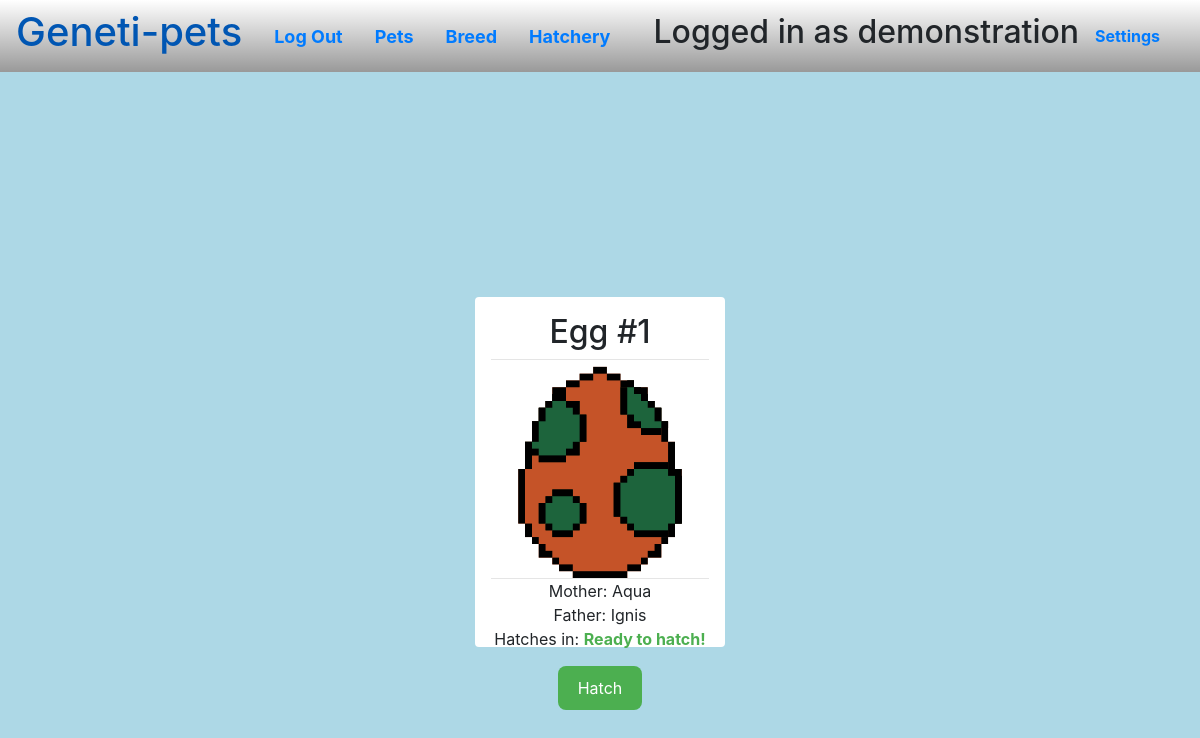
/hatchery (signed in), run on the app's committed database.
### gameui/models.py (models this page shows)
class User(AbstractUser):
    isPublic = models.BooleanField(default=False)

class Egg(models.Model):
    color1 = models.CharField(max_length=6,default='ffffff')
    color2 = models.CharField(max_length=6,default='ffffff')
    hatchDate = models.DateTimeField(default=datetime.datetime.now()+datetime.timedelta(3))
    mother = models.ForeignKey(Pet, related_name='egg_mother', on_delete=models.PROTECT, null=True)
    father = models.ForeignKey(Pet, related_name='egg_father', on_delete=models.PROTECT, null=True)
    master = models.ForeignKey(User, on_delete=models.CASCADE)
    determined_gender = models.BooleanField(null=True)  # True for male, False for female, None if not determined
    gender_determined_at = models.DateTimeField(null=True, blank=True)

class Pet(models.Model):
    name = models.CharField(max_length=32)
    genes = models.CharField(max_length=32)
    age = models.FloatField(default=0.0)
    master = models.ForeignKey(User, on_delete=models.CASCADE)
    gender = models.BooleanField(default=False)
    letterId = models.CharField(max_length=255)

### gameui/views.py (the view)
# urls.py: path("hatchery", views.hatcher, name='hatch'),
@login_required(login_url='login')
def hatcher(request:HttpRequest):
    eggs = Egg.objects.filter(master=request.user)
    return render(request, 'hatchery.html', {"eggs":eggs,'settings':get_settings(request.user)})

### gameui/util.py (called while the page is built)
def get_settings(user:User):
    qualityMap = ['_x1','_x4','_x8']
    try:
        profile = UserProfile.objects.get(user=user)
    except UserProfile.DoesNotExist:
        profile = UserProfile(quality=0,user=user)
        profile.save()
    settings = {}
    settings['quality'] = qualityMap[profile.quality]
    return settings

### gameui/templates/hatchery.html (shortened to what this page needs)
{% extends "layout.html" %}
{% load static %}
{% load custom_filters %}
{% block styles %}
<link rel="stylesheet" href="{% static 'gameui/eggView.css' %}">
{% endblock %}
{% block body %}
<div id="cardcontainer">
    {% for egg in eggs %}
    <div class="card">
        <div class="card-info">
            <div class="egg-details">
                <h2>Egg #{{ forloop.counter }}</h2>
            </div>
            <div class="imgholder">
                <div class="eggSecondary" style="--color: {{ egg.color2 }}"></div>
            </div>
            <hr>
            <div class="egg-info">
                {% if egg.mother %}
                <div class="parent-info">
                    <span class="label">Mother:</span>
                    <span class="value">{{ egg.mother.name }}</span>
                </div>
                {% endif %}
                {% if egg.father %}
                <div class="parent-info">
                    <span class="label">Father:</span>
                    <span class="value">{{ egg.father.name }}</span>
                </div>
                {% endif %}
                <div class="hatch-timer" data-egg-id="{{ egg.id }}">
                    <span class="label">Hatches in:</span>
                    <span class="value" data-hatchdate="{{ egg.hatchDate|date:'c' }}">
                    </span>
                    <div class="hatch-button-container"></div>
                </div>
            </div>
        </div>
    </div>
    {% endfor %}
</div>
{% endblock %}

### gameui/templates/layout.html (shortened to what this page needs)
{% load static %}
<html lang="en">
<head>
    <link rel="stylesheet" href="https://stackpath.bootstrapcdn.com/bootstrap/4.4.1/css/bootstrap.min.css">
    <link rel="stylesheet" href="{% static 'gameui/style.css' %}">
    {% block styles %}
    {% endblock %}
</head>
<body>
    <ul class="nav">
        <li class="nav-item">
            <a class="nav-link" href="{% url 'home' %}"><h1>Geneti-pets</h1></a>
        </li>
        {% if user.is_authenticated %}
            <li class="nav-item">
                <a class="nav-link" href="{% url 'logout' %}">Log Out</a>
            </li>
            <li class="nav-item">
                <a class="nav-link" href="{% url 'my-pets' %}">Pets</a>
            </li>
            <li class="nav-item">
                <a class="nav-link" href="{% url 'breed' %}">Breed</a>
            </li>
            <li class="nav-item">
                <a class="nav-link" href="{% url 'hatch' %}">Hatchery</a>
            </li>
            <li class="nav-item">
                <h2>Logged in as {{ user }}</h2>
            </li>
        {% endif %}
            <li class="nav-item">
                <a class="nav-link" href="{% url 'settings' %}" style="font-size:12pt">Settings</a>
            </li>
    </ul>
    <div class="backdrop">
        {% block body %}
        {% endblock %}
    </div>
</body>
</html>

### gameui/static/gameui/style.css (style rules this page uses)
body { overflow: hidden; }
.nav { background: linear-gradient(180deg, rgba(0,0,0,0) 0%,rgba(0, 0, 0, 0.4) 100%); min-height: 5vh; align-items: center; padding-right: 2%; }
.nav a { font-weight: bold; }
.nav a { font-size: large; }
.backdrop { background: lightblue; width: 100%; height: 100%; padding: 2%; overflow-y: scroll; }

### gameui/static/gameui/eggView.css (style rules this page uses)
.card { text-align: center; margin: auto; border-width: 0; min-width: 150px; max-width: 250px; width: 80%; aspect-ratio: 1 / 1.4; max-height: max-content; height: fit-content; transition: all 0.2s ease-out; position: relative; padding: 1rem; display: flex; flex-direction: column; }
#cardcontainer { background-size: 50%; display: grid; grid-template-columns: repeat(auto-fit, minmax(min(100%, 300px), 1fr)); max-width: calc(300px * 5 + 80px); gap: 20px; width: 80vw; margin-left: auto; margin-right: auto; border-radius: calc(5vw + 5vh) calc(5vw + 5vh) 0 0; padding: 5%; min-height: 100%; height: fit-content; }
.eggPrimary, .eggSecondary { position: absolute; image-rendering: auto; width: 100%; height: 100%; top: 0; left: 0; background-size: contain; background-repeat: no-repeat; background-position: center; }
.eggPrimary::after, .eggSecondary::after { background-size: contain; background-repeat: no-repeat; background-position: center; }
.imgHolder *::after { position: absolute; left: 0; width: 100%; height: 100%; content: ""; mix-blend-mode: multiply; pointer-events: none; mask-size: contain; mask-repeat: no-repeat; mask-position: center; }
.imgholder { position: relative; width: 100%; aspect-ratio: 1 / 1; margin: auto; display: flex; justify-content: center; align-items: center; }
hr { margin: 0; width: 100%; }

### gameui/templates/hatchery.html (style rules this page uses)
.ready { color: #4CAF50; font-weight: bold; }
.hatch-button-container { display: flex; justify-content: center; width: 100%; }

### data on the page
User: username "demonstration"
Egg: mother.name "Aqua", father.name "Ignis"
